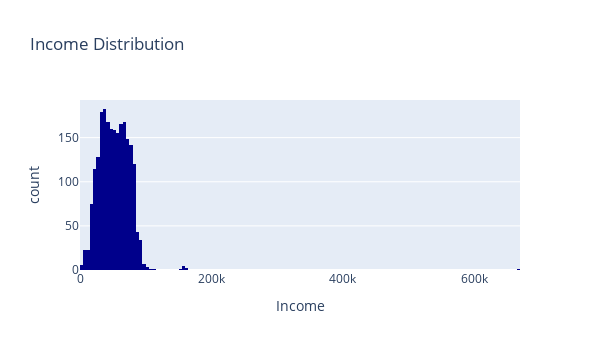

The notebook cell this image was saved under:
### Markdown cell above
#### Handling missing values
The first step i took was to check the income distribution to handle the missing rows. How? or Why? when we check the distribution this helps us understand whether the column is symmetric, which makes it possible to fill with mean or median. Otherwise if it's skewed it can be dropped.

For this ananlysis, Income column is not symmetric, it is skewed, so we can not fill with mean, for the objective of the analysis, customers with missing income value ideally did not input their income or it was not stored either ways, for accuracy we will remove customers with no income value.

### Code cell
def viz_distribution(data, column, title, height=350, width= 600):
    """plot histogram.
    args:
        data(str): dataframe.
        column(str): column to plot.
        title(str): graph title.
        height(int): graph height.
        width(int): graph width.
    show:
        histogram chart
        """

    fig = px.histogram(data, column, 
                       width = width, 
                       height = height, 
                       title= title,
                       color_discrete_sequence = ['darkblue'])
    fig.show()
    
viz_distribution(df, 'Income', 'Income Distribution')

### Figure 1 — Plotly figure (JSON) as saved in the notebook; plotly's stock layout.template omitted (floating-point values rounded to 4 significant figures; data arrays with more than 128 entries replaced by an {"elided": "..."} marker saying what was removed)
{"data": [{"alignmentgroup": "True", "bingroup": "x", "hovertemplate": "Income=%{x}<br>count=%{y}<extra></extra>", "legendgroup": "", "marker": {"color": "darkblue", "pattern": {"shape": ""}}, "name": "", "offsetgroup": "", "orientation": "v", "showlegend": false, "type": "histogram", "x": {"elided": "2240 int values"}, "xaxis": "x", "yaxis": "y"}], "layout": {"barmode": "relative", "height": 350, "legend": {"tracegroupgap": 0}, "title": {"text": "Income Distribution"}, "width": 600, "xaxis": {"anchor": "y", "domain": [0, 1], "title": {"text": "Income"}}, "yaxis": {"anchor": "x", "domain": [0, 1], "title": {"text": "count"}}}}
